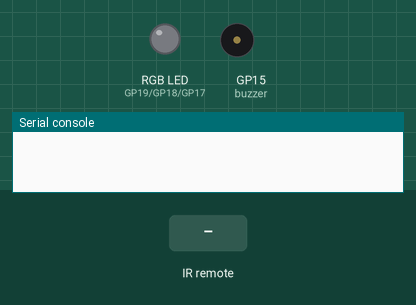
Bench run of a program on a simulated Raspberry Pi Pico running MicroPython. Shown: an RGB LED mixed from three pins (HIGH = lit), buzzer (waves = sounding), the last lines printed to the serial console. The inputs (shaded band) are chosen by the test bench.

Above: at 1.3 s.
1.4 s: infrared code 0x16 received
At 2.1 s:
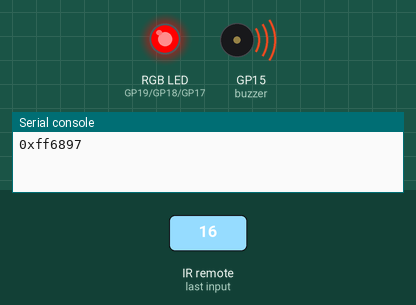
2.9 s: infrared code 0x0C received
At 4.1 s:
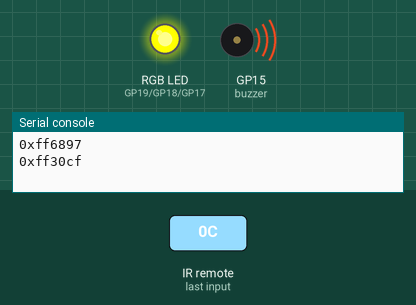
4.4 s: infrared code 0x45 received
At 5.6 s:
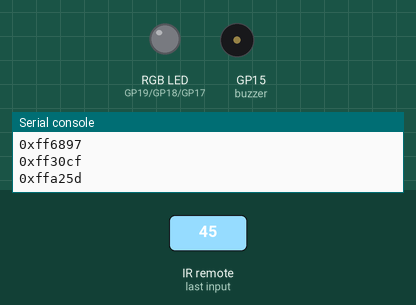
Timing chart, 0 to 7.4 s (numbered marks = the images above; inputs shaded):
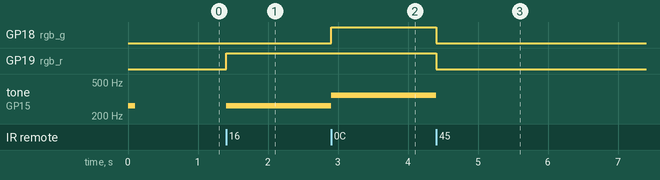

Measured:
- after the input at 1.4 s, GP19 (rgb_r): LOW → HIGH at once; tone on GP15 (buzzer): silent → 262 Hz at once
- after the input at 2.9 s, GP18 (rgb_g): LOW → HIGH at once; tone on GP15 (buzzer): 262 Hz → 350 Hz at once
- after the input at 4.4 s, GP18 (rgb_g), GP19 (rgb_r): HIGH → LOW at once; tone on GP15 (buzzer): 350 Hz → silent at once

The program:

Project_31.2_IR_Control_Sound_And_LED.py
```python
from machine import Pin,PWM
import utime
from irrecvdata import irGetCMD

#Set RGB light interface and frequency
rgb_r = PWM(Pin(19))
rgb_g = PWM(Pin(18))
rgb_b = PWM(Pin(17))
rgb_r.freq(1000)
rgb_g.freq(1000)
rgb_b.freq(1000)

# Initialize the buzzer pin to PWM function
buzzer=PWM(Pin(15, Pin.OUT))
buzzer.freq(262)
buzzer.duty_u16(0)

# Play the frequency of midrange tones 1-7
freq = [262, 294, 330, 350, 393, 441, 495]

#Configure infrared receiving pin and library
recvPin = irGetCMD(16)

# Set the buzzer to emit different tones.
# index=[0-7], where 0 is closed, and 1-7 respectively represent middle C, middle D, middle E, middle F, middle G, middle A, middle B.
# time represents the function delay time (a positive integer), in milliseconds.
# auto_off indicates whether the buzzer will be turned off automatically after the delay time.
def tone(index, time=0, auto_off=False):
    if index == 0:
        buzzer.duty_u16(0)
        utime.sleep_ms(time)
    elif index >= 1 and index <= 7:
        tone_freq = freq[int(index - 1)]
        buzzer.freq(tone_freq)
        buzzer.duty_u16(32768)
        utime.sleep_ms(time)
        if auto_off == True:
            buzzer.duty_u16(0)
        # print("----freq:", index, tone_freq)
    else:
        print("Tones must be 0-7")

delay = 0

tone(1, 100, True)

while True:
    irValue = recvPin.ir_read() # Read remote control data
# Determine whether there is a button that meets the needs
    if irValue:
        print(irValue)
        if irValue == '0xff6897':   #1
           rgb_r.duty_u16(65535)
           rgb_g.duty_u16(0)
           rgb_b.duty_u16(0)
           tone(1, delay)
        elif irValue == '0xff9867': #2
            rgb_r.duty_u16(0)
            rgb_g.duty_u16(65535)
            rgb_b.duty_u16(0)
            tone(2, delay)
        elif irValue == '0xffb04f': #3
            rgb_r.duty_u16(0)
            rgb_g.duty_u16(0)
            rgb_b.duty_u16(65535)
            tone(3, delay)
        elif irValue == '0xff30cf': #4
            rgb_r.duty_u16(65535)
            rgb_g.duty_u16(65535)
            rgb_b.duty_u16(0)
            tone(4, delay)
        elif irValue == '0xff18e7': #5
            rgb_r.duty_u16(65535)
            rgb_g.duty_u16(0)
            rgb_b.duty_u16(65535)
            tone(5, delay)
        elif irValue == '0xff7a85': #6
            rgb_r.duty_u16(0)
            rgb_g.duty_u16(65535)
            rgb_b.duty_u16(65535)
            tone(6, delay)
        elif irValue == '0xff10ef': #7
            rgb_r.duty_u16(65535)
            rgb_g.duty_u16(65535)
            rgb_b.duty_u16(65535)
            tone(7, delay)
        else:
            rgb_r.duty_u16(0)
            rgb_g.duty_u16(0)
            rgb_b.duty_u16(0)
            tone(0)
```
